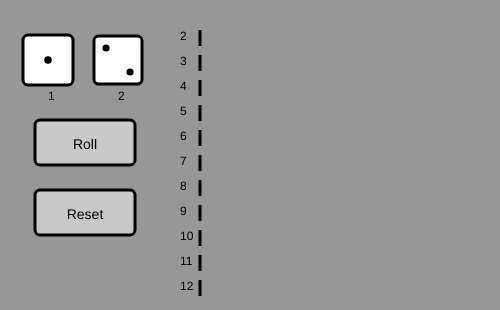
Frame 1 (no input)
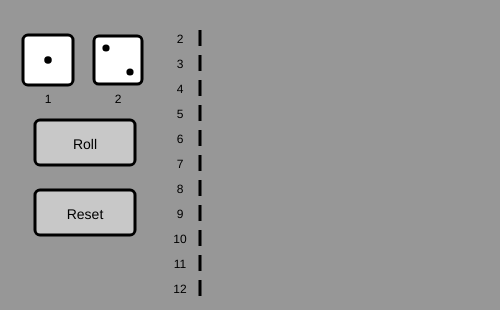
Frame 60 (no input)
Frame 120 (the mouse pressed at the canvas centre since frame 60): identical to frame 60, image omitted

The p5.js sketch that drew these frames (run headless with seeded random() and noise() and a simulated clock; from frame 60 on, the mouse is pressed at the canvas centre):

// p5.js sketch
// ── sketch.js
var cnt2, cnt3, cnt4, cnt5, cnt6, cnt7, cnt8, cnt9, cnt10, cnt11, cnt12;
var d1, d2;

function setup() {
  createCanvas(500, 310);
  rectMode(CENTER);


  cnt2 = 0;
  cnt3 = 0;
  cnt4 = 0;
  cnt5 = 0;
  cnt6 = 0;
  cnt7 = 0;
  cnt8 = 0;
  cnt9 = 0;
  cnt10 = 0;
  cnt11 = 0;
  cnt12 = 0;

  d1 = 1;
  d2 = 2;
}

function draw() {
  fill(0);
  background(151);
  translate(48, 60);
  dice(d1, 50);

  translate(70, 0);
  dice(d2);
  resetMatrix();
  
  histogram();


  
  
  
  
  rectMode(CORNER);
  noFill();
  fill(200);
  stroke(0);
  rect(35,120,100,45,5);
  
  textAlign(CENTER,CENTER);
  //noFill();
  fill(0);
  noStroke();
  strokeWeight(1);

  textSize(14);
  text("Roll",35,120,100,50);
  
  //////////////////////
  
  rectMode(CORNER);
  strokeWeight(3);
  noFill();
  fill(200);
  stroke(0);
  rect(35,190,100,45,5);
  
  textAlign(CENTER,CENTER);
  //noFill();
  fill(0);
  noStroke();
  strokeWeight(1);

  textSize(14);
  text("Reset",35,190,100,50);

}

function rollDice() {
  d1 = int(random(1, 7));
  d2 = int(random(1, 7));
}

function tallyResult(){
 var sum = d1 + d2;
  
 switch(sum){
   case 2:cnt2++;break;
   case 3:cnt3++;break;
   case 4:cnt4++;break;
   case 5:cnt5++;break;
   case 6:cnt6++;break;
   case 7:cnt7++;break;
   case 8:cnt8++;break;
   case 9:cnt9++;break;
   case 10:cnt10++;break;
   case 11:cnt11++;break;
   case 12:cnt12++;break;
           }
}

function mousePressed() {
  
  if( mouseX >= 35 && mouseX <= 135 && mouseY >= 110 && mouseY <= 160 )
  {rollDice();
  tallyResult();}
  
  
  if( mouseX >= 35 && mouseX <= 135 && mouseY >= 180 && mouseY <= 230 )
  { cnt2 = 0;
  cnt3 = 0;
  cnt4 = 0;
  cnt5 = 0;
  cnt6 = 0;
  cnt7 = 0;
  cnt8 = 0;
  cnt9 = 0;
  cnt10 = 0;
  cnt11 = 0;
  cnt12 = 0;}
}

function histogram() {
  fill(0);
  textSize(12);
  rectMode(CORNER);
  textAlign(CORNER,CORNER);

  var wid = 10;

  text("2", 180, 40);
  text("3", 180, 65);
  text("4", 180, 90);
  text("5", 180, 115);
  text("6", 180, 140);
  text("7", 180, 165);
  text("8", 180, 190);
  text("9", 180, 215);
  text("10", 180, 240);
  text("11", 180, 265);
  text("12", 180, 290);
  
  
  fill(200);
  stroke(0);
  
  rect(200, 30, cnt2 * wid, 16);
  rect(200, 65 - 10, cnt3 * wid, 16);
  rect(200, 90 - 10, cnt4 * wid, 16);
  rect(200, 115 - 10, cnt5 * wid, 16);
  rect(200, 140 - 10, cnt6 * wid, 16);
  rect(200, 165 - 10, cnt7 * wid, 16);
  rect(200, 190 - 10, cnt8 * wid, 16);
  rect(200, 215 - 10, cnt9 * wid, 16);
  rect(200, 240 - 10, cnt10 * wid, 16);
  rect(200, 265 - 10, cnt11 * wid, 16);
  rect(200, 290 - 10, cnt12 * wid, 16);


}

function dice(num, size) {
  
  textSize(12);
  rectMode(CENTER);
  noStroke();
  text(num, 0, 40);
  if (!size) {
    size = 48;
  }

  var gap = .25 * size;
  var pip = size * .15;
  stroke(0);
  strokeWeight(3);
  fill(255);
  rect(0, 0, size, size, size / 10);

  noStroke();
  fill(0);
  if ([2, 3, 4, 5, 6].includes(num))
    ellipse(-gap, -gap, pip);

  if (num == 6)
    ellipse(-gap, 0, pip);


  if ([4, 5, 6].includes(num))
    ellipse(-gap, gap, pip);


  if ([4, 5, 6].includes(num))
    ellipse(gap, -gap, pip);

  if ([6].includes(num))
    ellipse(gap, 0, pip);

  if ([2, 3, 4, 5, 6].includes(num))
    ellipse(gap, gap, pip);



  if ([1, 3, 5].includes(num))
    ellipse(0, 0, pip);
}
